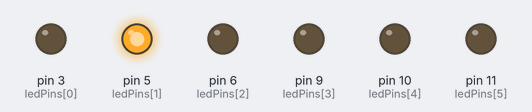
Recording of a sketch running on a simulated Arduino Uno, built with avr-gcc and run on an emulated ATmega328P. Parts: output pins drawn as LEDs (lit = HIGH).

Above: at 0.22 s.
At 0.52 s:
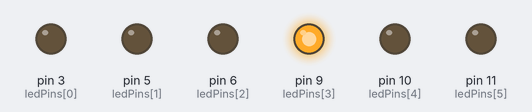
At 0.9 s:
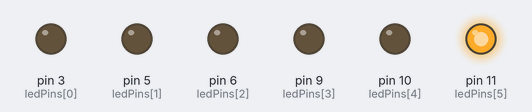
At 2.17 s:
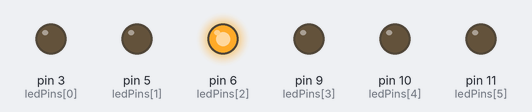
At 2.92 s:
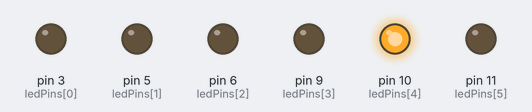
At 3.6 s:
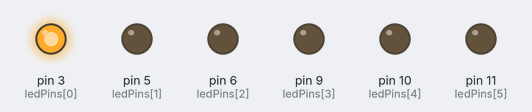
Timing chart, 0 to 4.1 s (numbered marks = the images above):
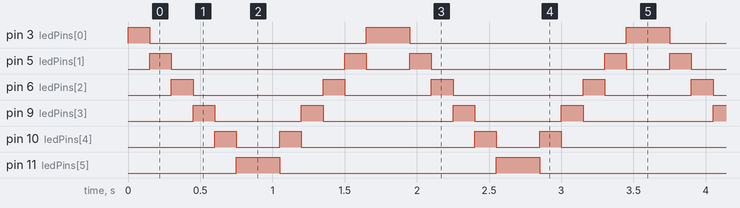

The sketch:

sequentialLED.ino
```cpp
//Sequential LED Flashes

const int ledPins[] = {3, 5, 6, 9, 10, 11};
const int numLeds = sizeof(ledPins) / sizeof(ledPins[0]);
const int ledDelay = 150;
bool forward = true;

void setup() {
    // put your setup code here, to run once:
  Serial.begin(9600);
  for(int i = 0; i < numLeds; i++){
    pinMode(ledPins[i], OUTPUT);
    digitalWrite(ledPins[i], LOW);
  }
}

void light(int pin){
  digitalWrite(pin, HIGH);
  delay(ledDelay);
  digitalWrite(pin, LOW);
}

void loop() {

  if(forward == true){
    for (int i = 0; i < numLeds; i++){

      light(ledPins[i]);

      if(i == (numLeds - 1)){
        forward = false;
      }
    }
  } else {
    for (int j = numLeds - 1; j >= 0; j--){

      light(ledPins[j]);

      if(j == 0){
        forward = true;
      }
    }
  }
}
```

Measured:
- by itself, pin 3 (ledPins[0]): repeats every 1.8 s: LOW 1.5 s, HIGH 0.30 s
- by itself, pin 5 (ledPins[1]): repeats every 1.8 s: LOW 1.2 s, HIGH 0.15 s, LOW 0.30 s, HIGH 0.15 s
- by itself, pin 6 (ledPins[2]): repeats every 1.8 s: LOW 0.90 s, HIGH 0.15 s, LOW 0.60 s, HIGH 0.15 s
- by itself, pin 9 (ledPins[3]): repeats every 1.8 s: LOW 0.60 s, HIGH 0.15 s, LOW 0.90 s, HIGH 0.15 s
- by itself, pin 10 (ledPins[4]): repeats every 1.8 s: LOW 0.30 s, HIGH 0.15 s, LOW 1.2 s, HIGH 0.15 s
- by itself, pin 11 (ledPins[5]): alternates HIGH for 0.30 s and LOW for 1.5 s
